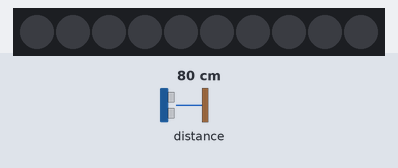
Simulated run of this sketch. Board: Arduino Uno, built with avr-gcc and run on an emulated ATmega328P. On the bench: 10 RGB LEDs in strip order, left to right. The inputs (shaded band) are chosen by the test bench; at power-on: distance to the obstacle 80 cm. Dim RGB values are drawn brighter than linear; what the sketch prints to the serial monitor is not drawn.

Above: at 1.2 s.
1.3 s: distance to the obstacle set to 2 cm
At 1.8 s:
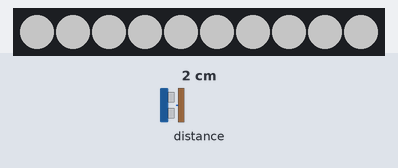
2.8 s: distance to the obstacle set to 4 cm
4.4 s: distance to the obstacle set to 9 cm
Timing chart, 0 to 7.4 s (numbered marks = the images above; inputs shaded):
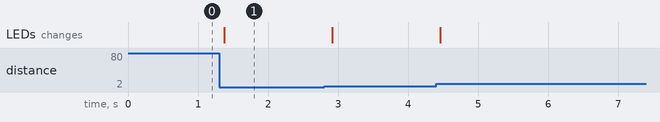

Measured:
- after the input at 1.3 s, the LEDs: change after 0.07 s (image 1)

The sketch:

firmware.ino
```cpp
// The library "Adafruit NeoPixel by Adafruit" needs to be installed.
#include <Adafruit_NeoPixel.h>
#include "Adafruit_VL53L0X.h"

Adafruit_VL53L0X lox = Adafruit_VL53L0X();

// The LED strip is wired here
#define LED 3

// The sensor is wired to the 0 digital pin.
#define SENSOR 2

// Initialising the the NeoPixel strip library with the model we have
// installed.
Adafruit_NeoPixel strip = Adafruit_NeoPixel(10, LED, NEO_GRBW + NEO_KHZ800);

void setup() {
  Serial.begin(115200);

  // Init Touch Sensor PIN
  pinMode(SENSOR, INPUT);

  // Init Strip
  strip.begin();

  // Setting the brightness of the LED strip to the highest level.
  strip.setBrightness(100);

  // Init sensor
  if (!lox.begin()) {
    Serial.println(F("Failed to boot VL53L0X"));
    while(1);
  }

}

bool isOn = false;
uint32_t lastSwitch = millis();
uint32_t threshold = 1000;

void loop() {

  uint32_t currentTime = millis();
  uint32_t delta = currentTime - lastSwitch;

  VL53L0X_RangingMeasurementData_t measure;
  lox.rangingTest(&measure, false); // pass in 'true' to get debug data printout!

  Serial.print(measure.RangeStatus);

  if (measure.RangeStatus != 4 && measure.RangeMilliMeter < 300 &&  measure.RangeMilliMeter > 0) {  // phase failures have incorrect data
    Serial.print("Distance (mm): "); Serial.println(measure.RangeMilliMeter);

    if (delta > threshold && isOn == true) {
      turnOff();
      isOn = false;
      lastSwitch = millis();
      delay(1500);
      return;
    }

    strip.setBrightness(100 - measure.RangeMilliMeter / 3);
    lightUp();
    lastSwitch = millis();
    isOn = true;
  }

  delay(100);

}

// Called to turn on the strip.
// We only address the WHITE pixel.
void lightUp() {
  for (uint16_t i = 0; i < strip.numPixels(); i++) {
    strip.setPixelColor(i, strip.Color(0, 0, 0, 255));
    strip.show();
  }
}

// Called to turn off the strip.
void turnOff() {
  for (uint16_t i = 0; i < strip.numPixels(); i++) {
    strip.setPixelColor(i, strip.Color(0, 0, 0, 0));
    strip.show();
  }
}
```
